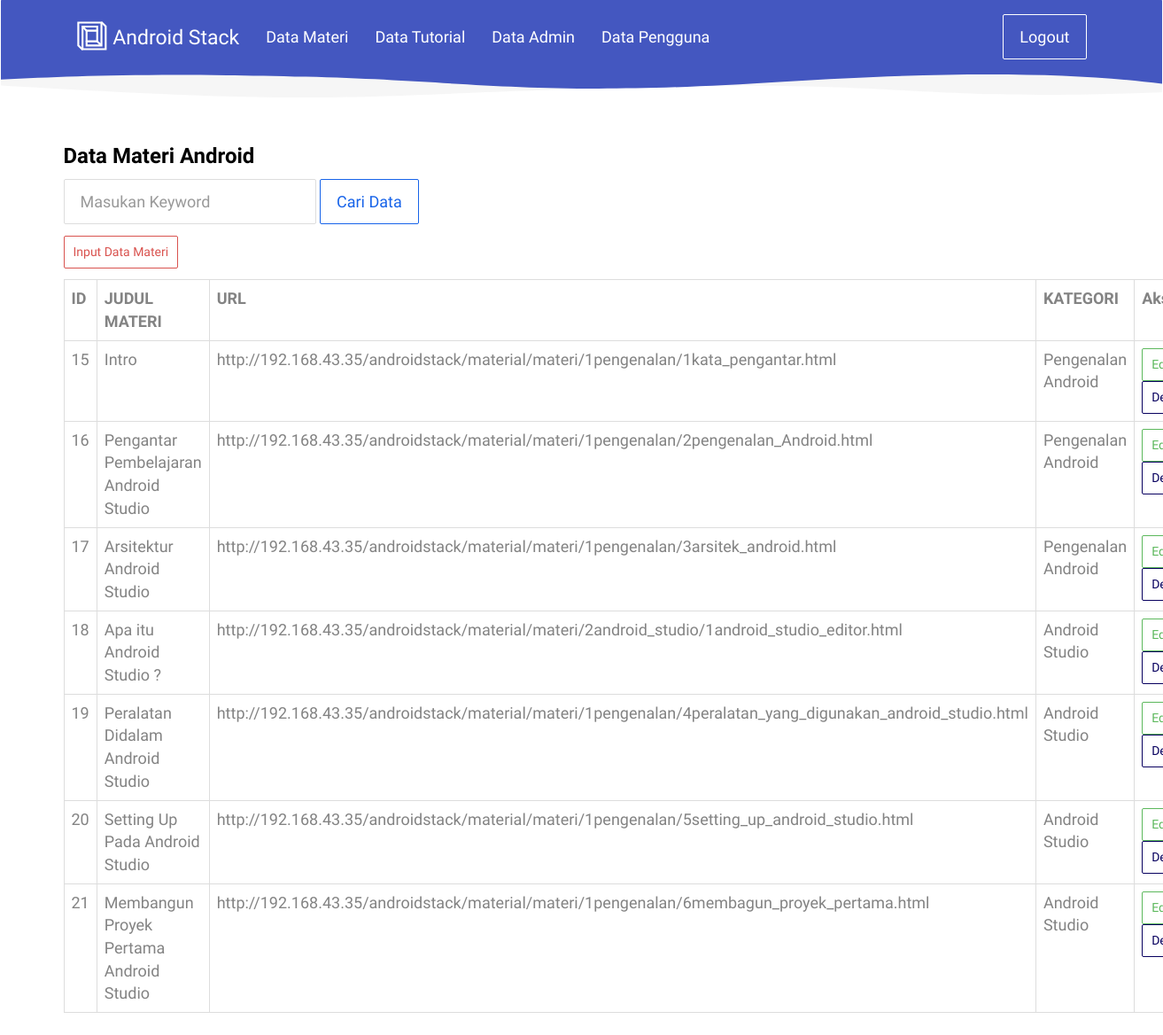
The page /webservice/index.php (signed in) on the database its author committed.
### tables this page shows
CREATE TABLE IF NOT EXISTS `tbl_materi` (
`id` int(100) NOT NULL,
  `title` text NOT NULL,
  `publishedAt` timestamp NOT NULL DEFAULT CURRENT_TIMESTAMP,
  `url` text NOT NULL,
  `urlToImage` text NOT NULL,
  `category` text NOT NULL
);

### webservice/index.php (the view, shortened to what this page needs)
<?php
include 'header.php';
?>
<div class="container">
    <div class="row">
        <div class="col-8">
            <h3>Data Materi Android</h3>
        </div>
        <div class="col-4">
            <form method="POST" class="form-inline" action="<?php echo $_SERVER['PHP_SELF']?>">
                <div class="form-group mx-sm-3 mb-2">
                    <input type="text" class="form-control" name="keyword" placeholder="Masukan Keyword">
                </div>
                <button name="pencarian" type="submit" class="btn btn-primary   mb-2">Cari Data</button>
            </form>
        </div>
    </div>
    <div class="row">
        <div class="col-12">
                <p><a href="materi/input_materi.php" class="btn btn-danger btn-sm">Input Data Materi</a></p>
            <table class="table table-bordered">
                <tr>
                    <th>ID</th>
                    <th>JUDUL MATERI</th>
                    <th>URL</th>
                    <th>KATEGORI</th>
                    <th width="130">Aksi</th>
                </tr>
                <?php
                $batas = 8;
                $halaman = isset($_GET['hal']) ? $_GET['hal'] : 0;
                if(isset($_POST['pencarian'])){
                    $keyword = $_POST['keyword'];
                    $sql = "SELECT b.id,b.title,b.category,b.url
                    FROM tbl_materi as b
                    WHERE b.title like '%$keyword%' order by b.id ASC limit $halaman,$batas";
                }else{
                    $sql = "SELECT b.id,b.title,b.category,b.url
                    FROM tbl_materi as b
                     order by b.id ASC limit $halaman,$batas";
                }
                $materi = mysqli_query($konek, $sql);
                while ($row = mysqli_fetch_array($materi)) {
                    echo "<tr>
                <td>$row[id]</td>
                <td>$row[title]</td>
                <td>$row[url]</td>
                <td>$row[category]</td>
                <td><a href='materi/edit_materi.php?id=$row[id]' class='btn btn-success btn-sm'>Edit</a>
                    <a href='materi/delete_materi.php?id=$row[id]' class='btn btn-info btn-sm'>Delete</a>
                </td>
                </tr>";
                }
                ?>
            </table>
        </div>
    </div>
</div>
<?php
include 'footer.php';
?>

### webservice/header.php (shortened to what this page needs)
<!doctype html>
<html lang="en">
<head>
    <link href="../material/main.550dcf66.css" rel="stylesheet">
</head>
<body>
    <nav class="navbar navbar-default active">
        <div class="container">
            <div class="navbar-header">
                <a class="navbar-brand" href="./index.php" title="">
                    <img src="../assets/images/mashup-icon.svg" class="navbar-logo-img" alt="">
                    Android Stack
                </a>
            </div>
            <div class="collapse navbar-collapse" id="navbar-collapse">
                <ul class="nav navbar-nav navbar-left">
                    <li><a href="./index.php" title="">Data Materi</a></li>
                    <li><a href="./tutorial.php" title="">Data Tutorial</a></li>
                    <li><a href="./user.php" title="">Data Admin</a></li>
                    <li><a href="./member.php" title="">Data Pengguna</a></li>
                </ul>
                <ul class="nav navbar-nav navbar-right">
                    <li class="nav-item">
                        <p>
                        <a href="./logout.php" class="btn btn-default navbar-btn" title="">Logout</a>
                        </p>
                    </li>
                </ul>
            </div>
    </nav>

### webservice/footer.php (shortened to what this page needs)
</body>
</html>

### rows shown on the page
tbl_materi: id "15", title "Intro", url "http://192.168.43.35/androidstack/material/materi/1pengenalan/1kata_pengantar.html", category "Pengenalan Android"
tbl_materi: id "16", title "Pengantar Pembelajaran Android Studio", url "http://192.168.43.35/androidstack/material/materi/1pengenalan/2pengenalan_Android.html", category "Pengenalan Android"
tbl_materi: id "17", title "Arsitektur Android Studio", url "http://192.168.43.35/androidstack/material/materi/1pengenalan/3arsitek_android.html", category "Pengenalan Android"
tbl_materi: id "18", title "Apa itu Android Studio ?", url "http://192.168.43.35/androidstack/material/materi/2android_studio/1android_studio_editor.html", category "Android Studio"
tbl_materi: id "19", title "Peralatan Didalam Android Studio", url "http://192.168.43.35/androidstack/material/materi/1pengenalan/4peralatan_yang_digunakan_android_studio.html", category "Android Studio"
tbl_materi: id "20", title "Setting Up Pada Android Studio", url "http://192.168.43.35/androidstack/material/materi/1pengenalan/5setting_up_android_studio.html", category "Android Studio"
tbl_materi: id "21", title "Membangun Proyek Pertama Android Studio", url "http://192.168.43.35/androidstack/material/materi/1pengenalan/6membagun_proyek_pertama.html", category "Android Studio"
